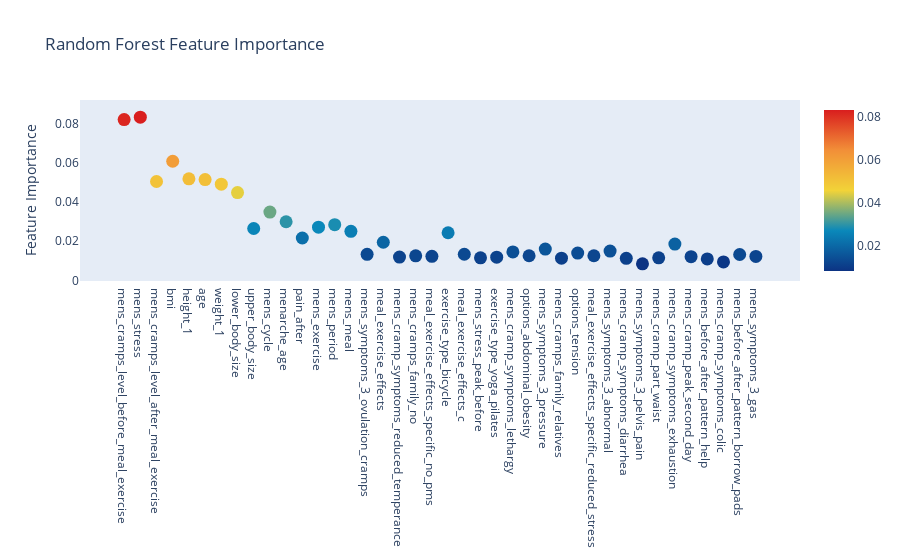
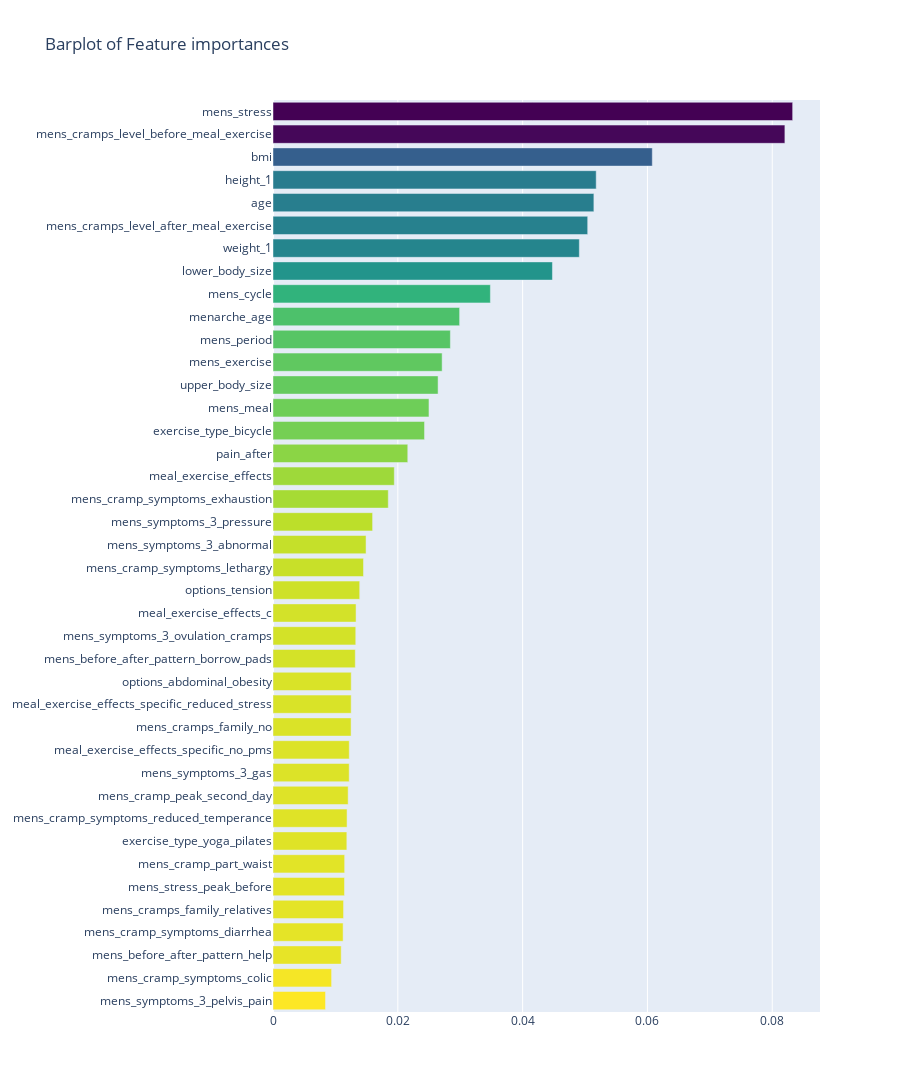

Here is the notebook cell these charts were saved with, in order:
### Code cell
import matplotlib.pyplot as plt
%matplotlib inline
import plotly.offline as py
py.init_notebook_mode(connected=True)
import plotly.graph_objs as go
import plotly.tools as tls
import pandas as pd
import numpy as np
from matplotlib import pyplot
from sklearn.model_selection import train_test_split
from sklearn.ensemble import RandomForestClassifier
from sklearn.model_selection import train_test_split # train/test
from sklearn.datasets import load_wine # dataset 
from sklearn.metrics import accuracy_score, confusion_matrix # 평가 : 분류정확도 
from sklearn.metrics import classification_report # 평가 : 정확률, 재현율, f1_score
from sklearn.model_selection import train_test_split
df = pd.read_csv("data/finalservey_1912_clean.csv")
def rating(mens_cramp):
    if mens_cramp >= 8: return 2
    elif mens_cramp >= 7: return 1
    else: return 0
df['mens_cramp_rank'] = df.apply(lambda x: rating(x['mens_cramp']),axis=1)

X = df[['mens_cramps_level_before_meal_exercise', 'mens_stress', 'mens_cramps_level_after_meal_exercise', 'bmi', 'height_1', 'age', 'weight_1', 'lower_body_size', 'upper_body_size', 'mens_cycle', 'menarche_age', 'pain_after', 'mens_exercise', 'mens_period', 'mens_meal', 'mens_symptoms_3_ovulation_cramps', 'meal_exercise_effects', 'mens_cramp_symptoms_reduced_temperance', 'mens_cramps_family_no', 'meal_exercise_effects_specific_no_pms', 'exercise_type_bicycle', 'meal_exercise_effects_c', 'mens_stress_peak_before', 'exercise_type_yoga_pilates', 'mens_cramp_symptoms_lethargy', 'options_abdominal_obesity', 'mens_symptoms_3_pressure', 'mens_cramps_family_relatives', 'options_tension', 'meal_exercise_effects_specific_reduced_stress', 'mens_symptoms_3_abnormal', 'mens_cramp_symptoms_diarrhea', 'mens_symptoms_3_pelvis_pain', 'mens_cramp_part_waist', 'mens_cramp_symptoms_exhaustion', 'mens_cramp_peak_second_day', 'mens_before_after_pattern_help', 'mens_cramp_symptoms_colic', 'mens_before_after_pattern_borrow_pads', 'mens_symptoms_3_gas']]
y = df['mens_cramp_rank']
X_train, X_test, y_train, y_test = train_test_split(X, y, test_size = 0.3)

model = RandomForestClassifier(n_estimators = 400)
model.fit(X_train, y_train)

y_pred = model.predict(X_test)
print("Accuracy is: ", accuracy_score(y_pred, y_test))

con_mat = confusion_matrix(y_pred, y_test)
print(con_mat)

report = classification_report(y_pred, y_test)
print(report)

features = X_train.columns.values
print("---- Training Done ----")

trace = go.Scatter(
    y = model.feature_importances_,
    x = features,
    mode = 'markers',
    marker = dict(
        sizemode = 'diameter',
        sizeref = 1,
        size = 13,
        color = model.feature_importances_,
        colorscale='Portland',
        showscale = True
    ),
    text = features
)
data = [trace]

layout = go.Layout(
    autosize = True,
    title = 'Random Forest Feature Importance',
    hovermode = 'closest',
    xaxis = dict(
        ticklen = 5,
        showgrid = False,
        zeroline = False,
        showline = False
    ),
    yaxis = dict(
        title = 'Feature Importance',
        showgrid = False,
        zeroline = False,
        ticklen = 5,
        gridwidth = 2
    ),
    showlegend = False
)
fig = go.Figure(data, layout = layout)
py.iplot(fig, filename = 'scatter2010')

x, y = (list(x) for x in zip(*sorted(zip(model.feature_importances_, features), reverse = False)))
trace2 = go.Bar(
    x = x,
    y = y,
    marker = dict(
        color = x,
        colorscale = 'Viridis',
        reversescale = True
    ),
    name = 'Random Forest Feature importance',
    orientation = 'h'
)

layout = dict(
    title = 'Barplot of Feature importances',
    width = 900, height = 2000,
    yaxis = dict(
        showgrid = False,
        showline = False,
        showticklabels = True
    )
)

fig1 = go.Figure(data = [trace2])
fig1['layout'].update(layout)
py.iplot(fig1, filename = 'plots')

### Figure 1 — Plotly figure (JSON) as saved in the notebook; plotly's stock layout.template omitted (floating-point values rounded to 4 significant figures)
{"data": [{"marker": {"color": [0.08202, 0.08327, 0.05042, 0.06078, 0.05179, 0.05142, 0.04908, 0.04478, 0.02645, 0.03483, 0.0299, 0.02159, 0.0271, 0.02842, 0.02499, 0.01326, 0.01944, 0.01187, 0.01251, 0.01222, 0.02428, 0.01331, 0.01146, 0.01183, 0.0145, 0.01253, 0.01596, 0.0113, 0.01389, 0.01253, 0.01491, 0.01124, 0.008417, 0.01148, 0.01847, 0.01204, 0.01093, 0.009392, 0.01318, 0.01221], "colorscale": [[0, "rgb(12,51,131)"], [0.25, "rgb(10,136,186)"], [0.5, "rgb(242,211,56)"], [0.75, "rgb(242,143,56)"], [1, "rgb(217,30,30)"]], "showscale": true, "size": 13, "sizemode": "diameter", "sizeref": 1}, "mode": "markers", "text": ["mens_cramps_level_before_meal_exercise", "mens_stress", "mens_cramps_level_after_meal_exercise", "bmi", "height_1", "age", "weight_1", "lower_body_size", "upper_body_size", "mens_cycle", "menarche_age", "pain_after", "mens_exercise", "mens_period", "mens_meal", "mens_symptoms_3_ovulation_cramps", "meal_exercise_effects", "mens_cramp_symptoms_reduced_temperance", "mens_cramps_family_no", "meal_exercise_effects_specific_no_pms", "exercise_type_bicycle", "meal_exercise_effects_c", "mens_stress_peak_before", "exercise_type_yoga_pilates", "mens_cramp_symptoms_lethargy", "options_abdominal_obesity", "mens_symptoms_3_pressure", "mens_cramps_family_relatives", "options_tension", "meal_exercise_effects_specific_reduced_stress", "mens_symptoms_3_abnormal", "mens_cramp_symptoms_diarrhea", "mens_symptoms_3_pelvis_pain", "mens_cramp_part_waist", "mens_cramp_symptoms_exhaustion", "mens_cramp_peak_second_day", "mens_before_after_pattern_help", "mens_cramp_symptoms_colic", "mens_before_after_pattern_borrow_pads", "mens_symptoms_3_gas"], "type": "scatter", "x": ["mens_cramps_level_before_meal_exercise", "mens_stress", "mens_cramps_level_after_meal_exercise", "bmi", "height_1", "age", "weight_1", "lower_body_size", "upper_body_size", "mens_cycle", "menarche_age", "pain_after", "mens_exercise", "mens_period", "mens_meal", "mens_symptoms_3_ovulation_cramps", "meal_exercise_effects", "mens_cramp_symptoms_reduced_temperance", "mens_cramps_family_no", "meal_exercise_effects_specific_no_pms", "exercise_type_bicycle", "meal_exercise_effects_c", "mens_stress_peak_before", "exercise_type_yoga_pilates", "mens_cramp_symptoms_lethargy", "options_abdominal_obesity", "mens_symptoms_3_pressure", "mens_cramps_family_relatives", "options_tension", "meal_exercise_effects_specific_reduced_stress", "mens_symptoms_3_abnormal", "mens_cramp_symptoms_diarrhea", "mens_symptoms_3_pelvis_pain", "mens_cramp_part_waist", "mens_cramp_symptoms_exhaustion", "mens_cramp_peak_second_day", "mens_before_after_pattern_help", "mens_cramp_symptoms_colic", "mens_before_after_pattern_borrow_pads", "mens_symptoms_3_gas"], "y": [0.08202, 0.08327, 0.05042, 0.06078, 0.05179, 0.05142, 0.04908, 0.04478, 0.02645, 0.03483, 0.0299, 0.02159, 0.0271, 0.02842, 0.02499, 0.01326, 0.01944, 0.01187, 0.01251, 0.01222, 0.02428, 0.01331, 0.01146, 0.01183, 0.0145, 0.01253, 0.01596, 0.0113, 0.01389, 0.01253, 0.01491, 0.01124, 0.008417, 0.01148, 0.01847, 0.01204, 0.01093, 0.009392, 0.01318, 0.01221]}], "layout": {"autosize": true, "hovermode": "closest", "showlegend": false, "title": {"text": "Random Forest Feature Importance"}, "xaxis": {"showgrid": false, "showline": false, "ticklen": 5, "zeroline": false}, "yaxis": {"gridwidth": 2, "showgrid": false, "ticklen": 5, "title": {"text": "Feature Importance"}, "zeroline": false}}}

### Figure 2 — Plotly figure (JSON) as saved in the notebook; plotly's stock layout.template omitted (floating-point values rounded to 4 significant figures)
{"data": [{"marker": {"color": [0.008417, 0.009392, 0.01093, 0.01124, 0.0113, 0.01146, 0.01148, 0.01183, 0.01187, 0.01204, 0.01221, 0.01222, 0.01251, 0.01253, 0.01253, 0.01318, 0.01326, 0.01331, 0.01389, 0.0145, 0.01491, 0.01596, 0.01847, 0.01944, 0.02159, 0.02428, 0.02499, 0.02645, 0.0271, 0.02842, 0.0299, 0.03483, 0.04478, 0.04908, 0.05042, 0.05142, 0.05179, 0.06078, 0.08202, 0.08327], "colorscale": [[0, "#440154"], [0.1111, "#482878"], [0.2222, "#3e4989"], [0.3333, "#31688e"], [0.4444, "#26828e"], [0.5556, "#1f9e89"], [0.6667, "#35b779"], [0.7778, "#6ece58"], [0.8889, "#b5de2b"], [1, "#fde725"]], "reversescale": true}, "name": "Random Forest Feature importance", "orientation": "h", "type": "bar", "x": [0.008417, 0.009392, 0.01093, 0.01124, 0.0113, 0.01146, 0.01148, 0.01183, 0.01187, 0.01204, 0.01221, 0.01222, 0.01251, 0.01253, 0.01253, 0.01318, 0.01326, 0.01331, 0.01389, 0.0145, 0.01491, 0.01596, 0.01847, 0.01944, 0.02159, 0.02428, 0.02499, 0.02645, 0.0271, 0.02842, 0.0299, 0.03483, 0.04478, 0.04908, 0.05042, 0.05142, 0.05179, 0.06078, 0.08202, 0.08327], "y": ["mens_symptoms_3_pelvis_pain", "mens_cramp_symptoms_colic", "mens_before_after_pattern_help", "mens_cramp_symptoms_diarrhea", "mens_cramps_family_relatives", "mens_stress_peak_before", "mens_cramp_part_waist", "exercise_type_yoga_pilates", "mens_cramp_symptoms_reduced_temperance", "mens_cramp_peak_second_day", "mens_symptoms_3_gas", "meal_exercise_effects_specific_no_pms", "mens_cramps_family_no", "meal_exercise_effects_specific_reduced_stress", "options_abdominal_obesity", "mens_before_after_pattern_borrow_pads", "mens_symptoms_3_ovulation_cramps", "meal_exercise_effects_c", "options_tension", "mens_cramp_symptoms_lethargy", "mens_symptoms_3_abnormal", "mens_symptoms_3_pressure", "mens_cramp_symptoms_exhaustion", "meal_exercise_effects", "pain_after", "exercise_type_bicycle", "mens_meal", "upper_body_size", "mens_exercise", "mens_period", "menarche_age", "mens_cycle", "lower_body_size", "weight_1", "mens_cramps_level_after_meal_exercise", "age", "height_1", "bmi", "mens_cramps_level_before_meal_exercise", "mens_stress"]}], "layout": {"height": 2000, "title": {"text": "Barplot of Feature importances"}, "width": 900, "yaxis": {"showgrid": false, "showline": false, "showticklabels": true}}}
